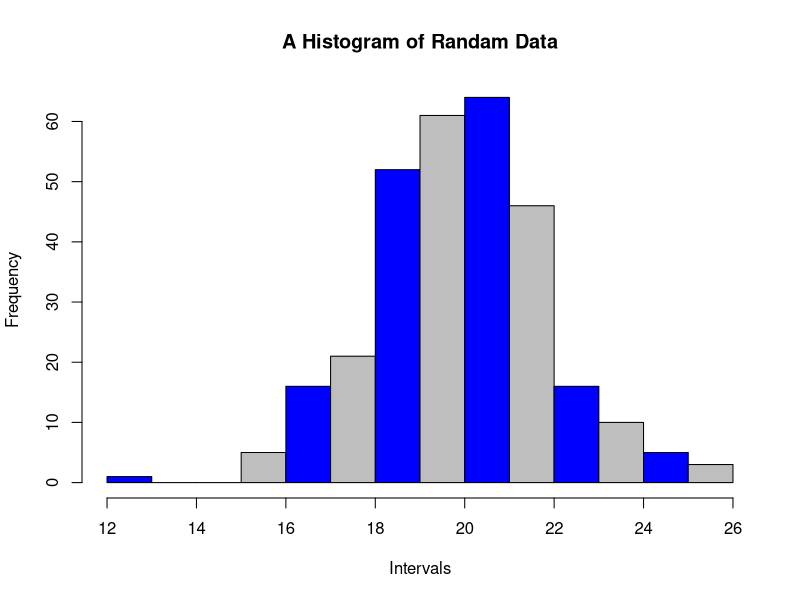
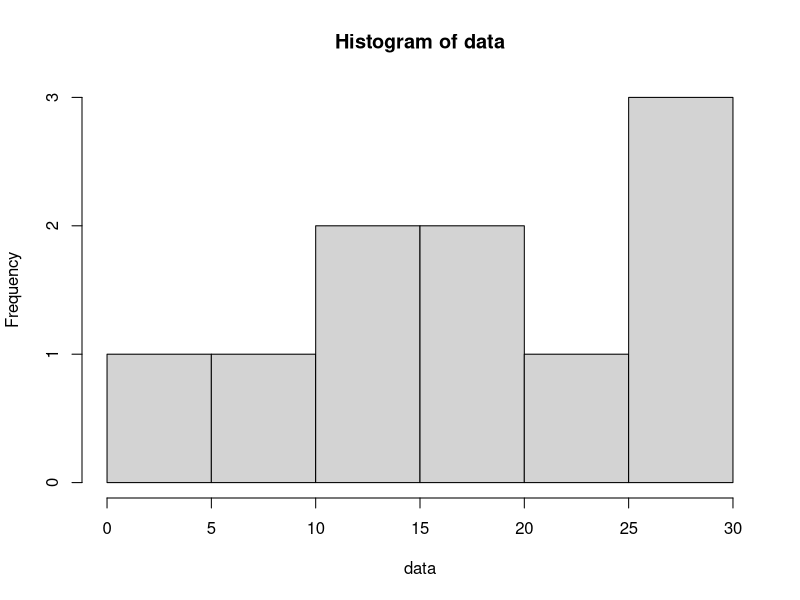
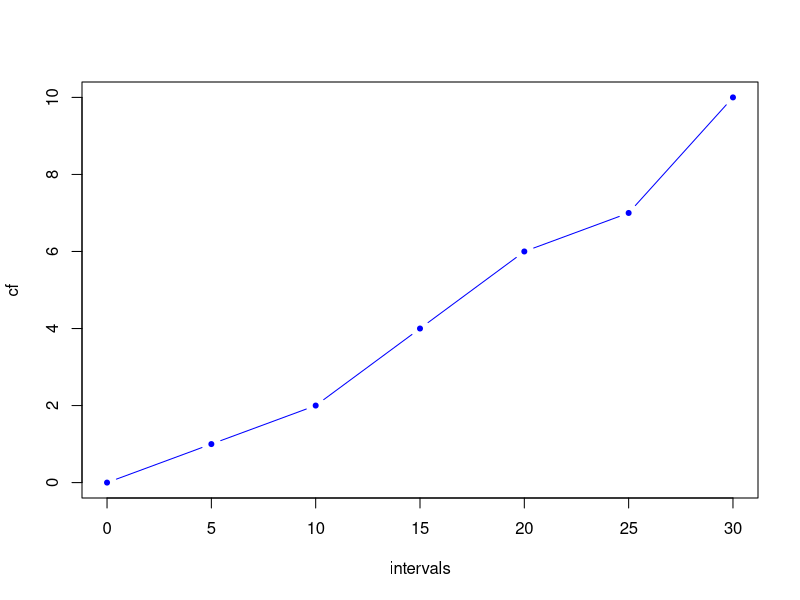
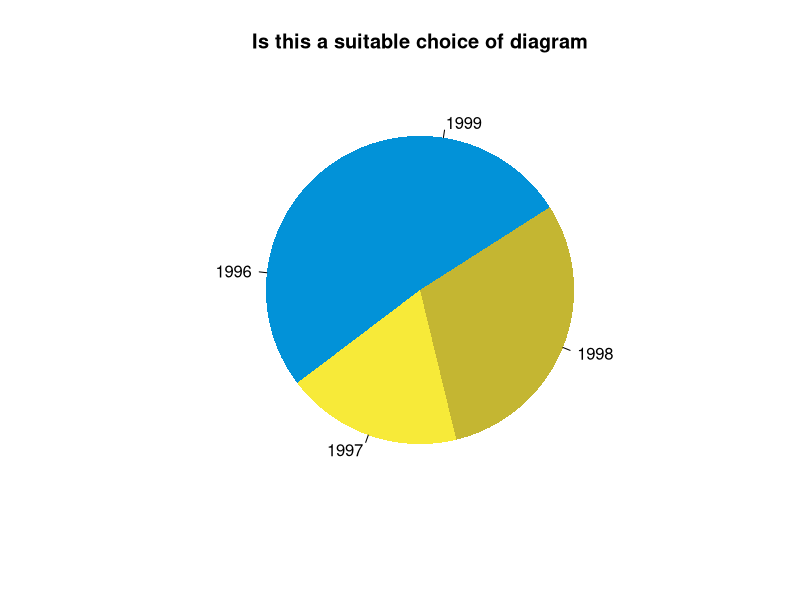

Source code (R) for these figures, in order:
## ---- chunk 1
hist(rnorm(300, 20, 2), main = "A Histogram of Randam Data", xlab = "Intervals",
     col = c("blue", "grey"))
## ---- chunk 2
data <- c(16, 26, 12, 10, 27, 30, 14,  1, 25, 20)
stem(data)
## ---- chunk 3
data <- c(16, 26, 12, 10, 27, 30, 14,  1, 25, 20)
h <- hist(data)
## ---- chunk 4
intervals <- seq(from = min(h$breaks), to = max(h$breaks), by = h$breaks[2] - h$breaks[1])
intervals <- c(0, intervals[-1])
# Cumulative sums
cf = c(0, cumsum(h$counts))
plot(intervals, cf, type = "b", col = "blue", pch = 20)
## ---- chunk 5
x <- c(76, 58, 95, 85)
pie(x, c(1996:1999),
    col = c('#0292D8', '#F7EA39', '#C4B632'),
     init.angle = 130, border = NA,
    main="Is this a suitable choice of diagram")
## ---- chunk 6

